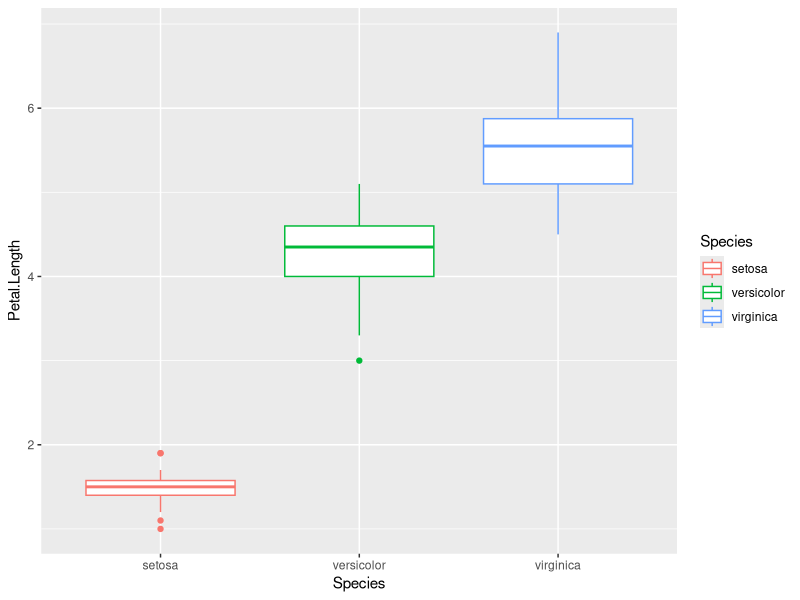

The R script that drew this image: (Note: this script raises an error after producing the figure.)
## ---- chunk 1
install.packages("tidyverse") #install package
## ---- chunk 2
library(tidyverse) # load package
## ---- chunk 3
x <- c(1,2,3,8, 9)
mean(x)
## ---- chunk 4
library(tidyverse, verbose = TRUE)
## ---- chunk 5
obj <- "Hello World"
## ---- chunk 6
obj
## ---- chunk 7
sun <- "Sunny"  # create object
sun  # view object
class(sun) # what type of object is this? 

## ---- chunk 8
weather <- c("Sun", "Rain", "Partly Cloudy") # create object
weather #view object 
class(weather) # what type of object is this? 
## ---- chunk 9
age <- 21.3 # create object
age  # view object
class(age) # what type of object is this? 

# again, multiple numbers can be saved into one object
ages <- c(21.3, 43.2, 54.5)
ages # view object
class(ages) # what type of object is this? 
## ---- chunk 10
age <- 2  # creating object
# note: since I already had an object saved named "age" this one will overwrite the old object and the old information will no longer be saved in the object "age"
class(age) # check data type
# notice how it automatically assumed this was numeric

age <- as.integer(2) # changing the type to integer
class(age) # check data type 
## ---- chunk 11
dat <- as_tibble(iris) #load data set
# Tibbles are a tidier way to view and edit data frames. 

dat # view data frame to make sure it loaded in correctly 
## ---- chunk 12
str(dat)
## ---- chunk 13
dat # view data set 
class(dat$Species) # what type of variable is species? 
# or 
str(dat) # view structure of data set
# here you can see the variable species is a factor with 3 levels
## ---- chunk 14
dat$Species <- as.character(dat$Species) 
# changing variable type to chr for educational purposes
## ---- chunk 15
dat$Species <- as.factor(dat$Species) 
# changing variable type to Factor
## ---- chunk 16
#ggplot is already loaded as part of the tidyverse 
# Otherwise you'd write library("ggplot2")

ggplot(data = dat, aes(x = Species, y = Petal.Length, color = Species)) +
  geom_boxplot() # create boxplot

## ---- chunk 17
# paste code for your answer in here

## ---- chunk 18

## ---- chunk 19
dat <- read_csv("data/Laminated stalagmite Dataset.csv") # read in data 

## ---- chunk 20

## ---- chunk 21

## ---- chunk 22

## ---- chunk 23

## ---- chunk 24

## ---- chunk 25

## ---- chunk 26

## ---- chunk 27
ggplot(your_data, aes(x_axis, y_axis)) +
         geom_boxplot() +
         theme(axis.text.x = element_text(angle = 90, size = 7))

